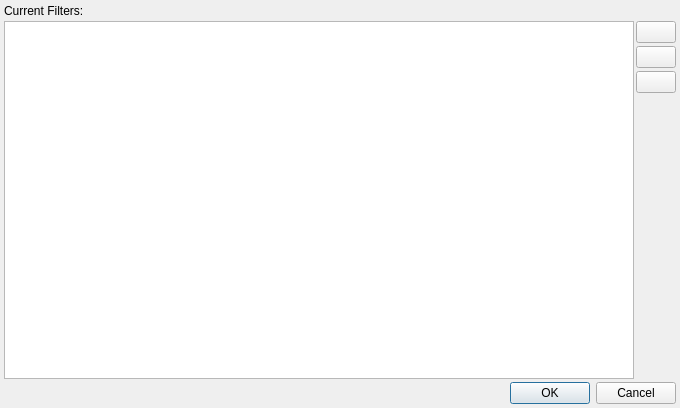
<?xml version="1.0" encoding="UTF-8"?>
<ui version="4.0">
 <class>FilterManagerDlg</class>
 <widget class="QDialog" name="FilterManagerDlg">
  <property name="geometry">
   <rect>
    <x>0</x>
    <y>0</y>
    <width>680</width>
    <height>408</height>
   </rect>
  </property>
  <property name="windowTitle">
   <string>Global Filters</string>
  </property>
  <layout class="QVBoxLayout" name="verticalLayout_2">
   <property name="spacing">
    <number>3</number>
   </property>
   <property name="leftMargin">
    <number>4</number>
   </property>
   <property name="topMargin">
    <number>4</number>
   </property>
   <property name="rightMargin">
    <number>4</number>
   </property>
   <property name="bottomMargin">
    <number>4</number>
   </property>
   <item>
    <widget class="QLabel" name="label_2">
     <property name="text">
      <string>Current Filters:</string>
     </property>
    </widget>
   </item>
   <item>
    <layout class="QHBoxLayout" name="horizontalLayout_2">
     <property name="spacing">
      <number>2</number>
     </property>
     <item>
      <widget class="QListWidget" name="filterList"/>
     </item>
     <item>
      <layout class="QVBoxLayout" name="verticalLayout">
       <property name="spacing">
        <number>3</number>
       </property>
       <item>
        <widget class="QPushButton" name="addButton">
         <property name="text">
          <string/>
         </property>
         <property name="icon">
          <iconset>
           <normaloff>Resources/plus.png</normaloff>Resources/plus.png</iconset>
         </property>
        </widget>
       </item>
       <item>
        <widget class="QPushButton" name="deleteButton">
         <property name="text">
          <string/>
         </property>
         <property name="icon">
          <iconset>
           <normaloff>Resources/minus.png</normaloff>Resources/minus.png</iconset>
         </property>
        </widget>
       </item>
       <item>
        <widget class="QPushButton" name="editButton">
         <property name="text">
          <string/>
         </property>
         <property name="icon">
          <iconset>
           <normaloff>Resources/edit.png</normaloff>Resources/edit.png</iconset>
         </property>
        </widget>
       </item>
       <item>
        <spacer name="verticalSpacer">
         <property name="orientation">
          <enum>Qt::Vertical</enum>
         </property>
         <property name="sizeHint" stdset="0">
          <size>
           <width>20</width>
           <height>40</height>
          </size>
         </property>
        </spacer>
       </item>
      </layout>
     </item>
    </layout>
   </item>
   <item>
    <widget class="QDialogButtonBox" name="buttonBox">
     <property name="standardButtons">
      <set>QDialogButtonBox::Cancel|QDialogButtonBox::Ok</set>
     </property>
    </widget>
   </item>
  </layout>
 </widget>
 <layoutdefault spacing="6" margin="11"/>
 <resources/>
 <connections>
  <connection>
   <sender>buttonBox</sender>
   <signal>rejected()</signal>
   <receiver>FilterManagerDlg</receiver>
   <slot>reject()</slot>
   <hints>
    <hint type="sourcelabel">
     <x>339</x>
     <y>387</y>
    </hint>
    <hint type="destinationlabel">
     <x>339</x>
     <y>203</y>
    </hint>
   </hints>
  </connection>
 </connections>
</ui>
